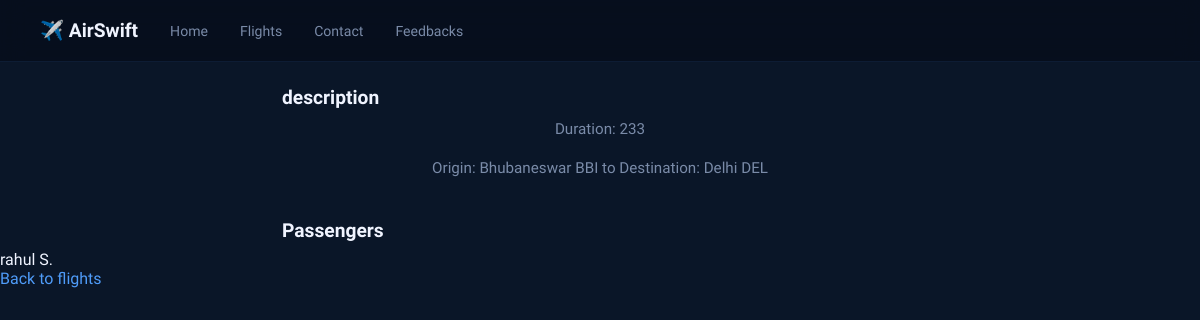
The app's page /passengers/1 with its own data.
### mesy/models.py (models this page shows, shortened)
class Flight(models.Model):
    origin = models.ForeignKey(City, on_delete=models.CASCADE, related_name="depature")
    destination = models.ForeignKey(City, on_delete=models.CASCADE, related_name="arrivals")
    duration = models.IntegerField()

class City(models.Model):
    city = models.CharField(max_length=64)
    code = models.CharField(max_length=64)
    def __str__(self):
        return f"{self.city} {self.code}"

class Passenger(models.Model):
    first_name = models.CharField(max_length=64)
    last_name = models.CharField(max_length=64)
    flight = models.ManyToManyField(Flight, related_name = "passengers", blank=True)
    def __str__(self):
        return f"{self.first_name} {self.last_name} "

### mesy/views.py (the view)
# urls.py: path("passengers/<int:flight_id>", views.flight, name="passenger"),
def flight(request, flight_id):
    flight = Flight.objects.get(pk=flight_id)
    passengers = flight.passengers.all()
    return render(request, "mesy/passenger.html", {"flight":flight, "passengers":passengers})

### mesy/templates/mesy/passenger.html
{% extends 'mesy/layout.html' %}
{% block body %}
    <h2>description</h2>
        <p>Duration: {{ flight.duration }}</p>
        <p>Origin: {{ flight.origin }} to Destination: {{ flight.destination }}</p>
    <h2>Passengers</h2>
    {% for pass in passengers %}
        <li style="list-style-type: none;">{{ pass }}</li>
        {% empty %}
        <li style="list-style-type: none;">No Passengers</li>
    {% endfor %}
    <a href="{% url 'all_flight' %}">Back to flights</a>
{% endblock %}

### mesy/static/mesy/index.css (style rules this page uses)
*, *::before, *::after { box-sizing: border-box; margin: 0; padding: 0; }
:root { --sky: #0a1628; --deep: #060e1c; --accent: #4f9cf9; --glow: #7bb8ff; --white: #f0f4ff; --muted: #7a8ba8; --card-bg: rgba(255,255,255,0.04); --card-border: rgba(79,156,249,0.15); }
body { background: var(--sky); color: var(--white); font-family: 'NTR', sans-serif; min-height: 100vh; overflow-x: hidden; }
h2 { font-family: 'NTR', sans-serif; font-size: 1.2rem; font-weight: 700; color: var(--white); margin-bottom: 0.5rem; }
p { color: var(--muted); line-height: 1.7; font-size: 0.95rem; margin-bottom: 0.8rem; }
a { color: var(--accent); text-decoration: none; transition: color 0.2s; }
body > h3, body > h1, body > p, body > a.btn { text-align: center; }
body { padding-top: 0; }
body > h1, body > h2, body > h3, body > p, body > ul, body > form, body > .features { padding-left: 2rem; padding-right: 2rem; }
body > h2 { max-width: 700px; margin-left: auto; margin-right: auto; padding-top: 1.5rem; }

### records on screen
Flight: duration "233", origin "Bhubaneswar BBI", destination "Delhi DEL"
Passenger: first_name+last_name "rahul S."
